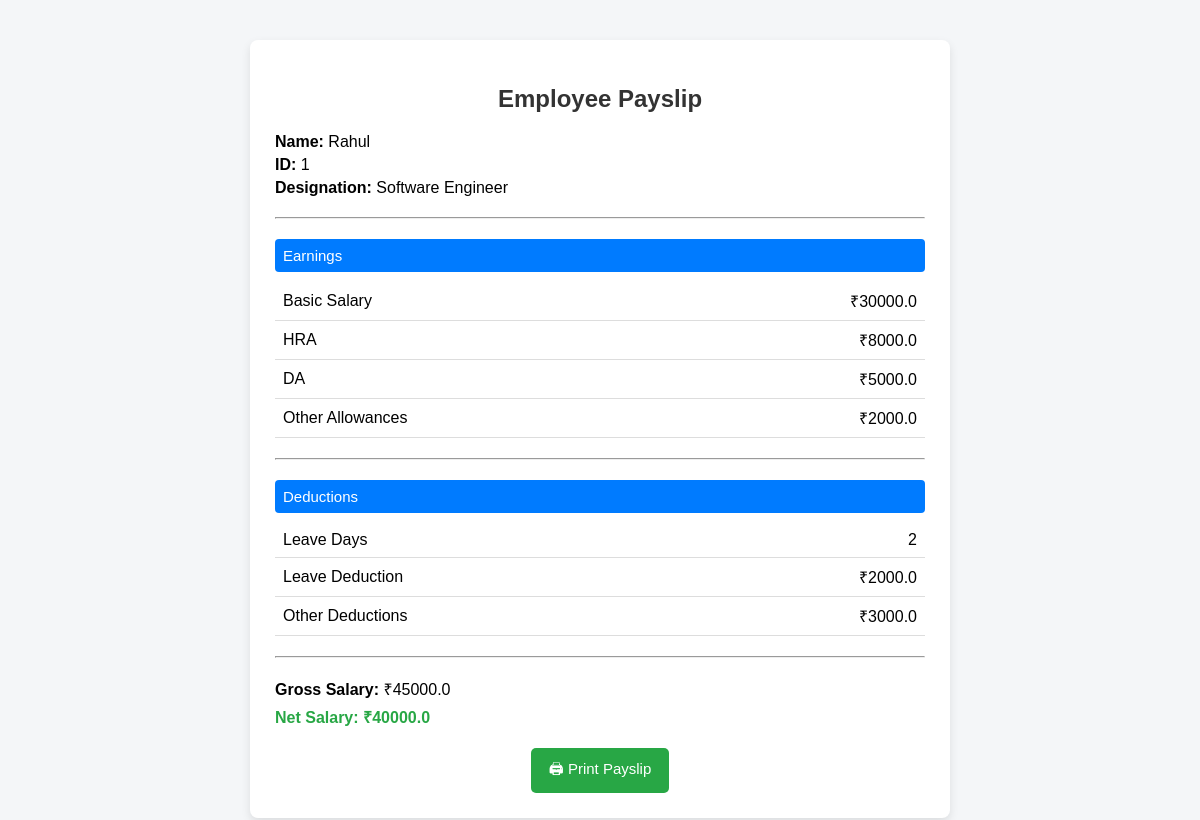
/payslip_view/1/, run on the app's committed database.
### payslip_system/models.py (models this page shows, shortened)
class Employee(models.Model):
    employee_id = models.CharField(max_length=25,unique=True)
    employee_name = models.CharField(max_length=100)
    designation = models.CharField(max_length=100)
    basic_salary = models.FloatField()

class Salary(models.Model):
    employee = models.OneToOneField(Employee,on_delete=models.CASCADE)
    hra = models.FloatField()
    da = models.FloatField()
    other_allowance = models.FloatField()
    deduction = models.FloatField()
    leave_days = models.IntegerField(default=0)
    def leave_deduction(self):
        return (self.employee.basic_salary / 30) * self.leave_days
    def gross_salary(self):
        return self.employee.basic_salary + self.hra + self.da + self.other_allowance
    def net_salary(self):
        return self.gross_salary() - self.deduction - self.leave_deduction()

### payslip_system/views.py (the view)
# urls.py: path("payslip_view/<int:emp_id>/",views.payslip_view, name='payslip_view'),
def payslip_view(request, emp_id):
    employee = get_object_or_404(Employee, id=emp_id)
    salary = get_object_or_404(Salary, employee=employee)
    return render(request, 'payslip.html', {
        'employee': employee,
        'salary': salary
    })

### payslip_system/templates/payslip.html (shortened to what this page needs)
<!DOCTYPE html>
<html lang="en">
<head>
</head>
<body>
<div class="payslip-container">
    <h2>Employee Payslip</h2>
    <div class="employee-info">
        <p><b>Name:</b> {{ employee.employee_name }}</p>
        <p><b>ID:</b> {{ employee.employee_id }}</p>
        <p><b>Designation:</b> {{ employee.designation }}</p>
    </div>
    <hr>
    <div class="section-title">Earnings</div>
    <table>
        <tr>
            <td>Basic Salary</td>
            <td class="right">₹{{ employee.basic_salary }}</td>
        </tr>
        <tr>
            <td>HRA</td>
            <td class="right">₹{{ salary.hra }}</td>
        </tr>
        <tr>
            <td>DA</td>
            <td class="right">₹{{ salary.da }}</td>
        </tr>
        <tr>
            <td>Other Allowances</td>
            <td class="right">₹{{ salary.other_allowance }}</td>
        </tr>
    </table>
    <hr>
    <div class="section-title">Deductions</div>
    <table>
        <tr>
            <td>Leave Days</td>
            <td class="right">{{ salary.leave_days }}</td>
        </tr>
        <tr>
            <td>Leave Deduction</td>
            <td class="right">₹{{ salary.leave_deduction }}</td>
        </tr>
        <tr>
            <td>Other Deductions</td>
            <td class="right">₹{{ salary.deduction }}</td>
        </tr>
    </table>
    <hr>
    <div class="summary">
        <p><b>Gross Salary:</b> ₹{{ salary.gross_salary }}</p>
        <p class="net-salary">Net Salary: ₹{{ salary.net_salary }}</p>
    </div>
    <button class="print-btn" onclick="window.print()">🖨 Print Payslip</button>
</div>
</body>
</html>

### payslip_system/templates/payslip.html (style rules this page uses)
body { font-family: Arial, sans-serif; background-color: #f4f6f8; margin: 0; padding: 0; }
.payslip-container { width: 650px; margin: 40px auto; background: #ffffff; padding: 25px; border-radius: 8px; box-shadow: 0 4px 10px rgba(0, 0, 0, 0.1); }
h2 { text-align: center; margin-bottom: 20px; color: #333; }
.employee-info p { margin: 5px 0; }
hr { margin: 20px 0; }
.section-title { background-color: #007bff; color: #ffffff; padding: 8px; border-radius: 4px; font-size: 15px; }
table { width: 100%; border-collapse: collapse; margin-top: 10px; }
table td { padding: 8px; border-bottom: 1px solid #ddd; }
.right { text-align: right; }
.summary p { font-size: 16px; margin: 6px 0; }
.net-salary { font-size: 18px; font-weight: bold; color: #28a745; }
.print-btn { display: block; margin: 20px auto 0; padding: 10px 18px; font-size: 15px; background-color: #28a745; color: white; border: none; border-radius: 5px; cursor: pointer; }

### data on the page
Employee: employee_name "Rahul", employee_id "1", designation "Software Engineer", basic_salary "30000.0"
Salary: hra "8000.0", da "5000.0", other_allowance "2000.0", leave_days "2", leave_deduction "2000.0", deduction "3000.0", gross_salary "45000.0", net_salary "40000.0"
